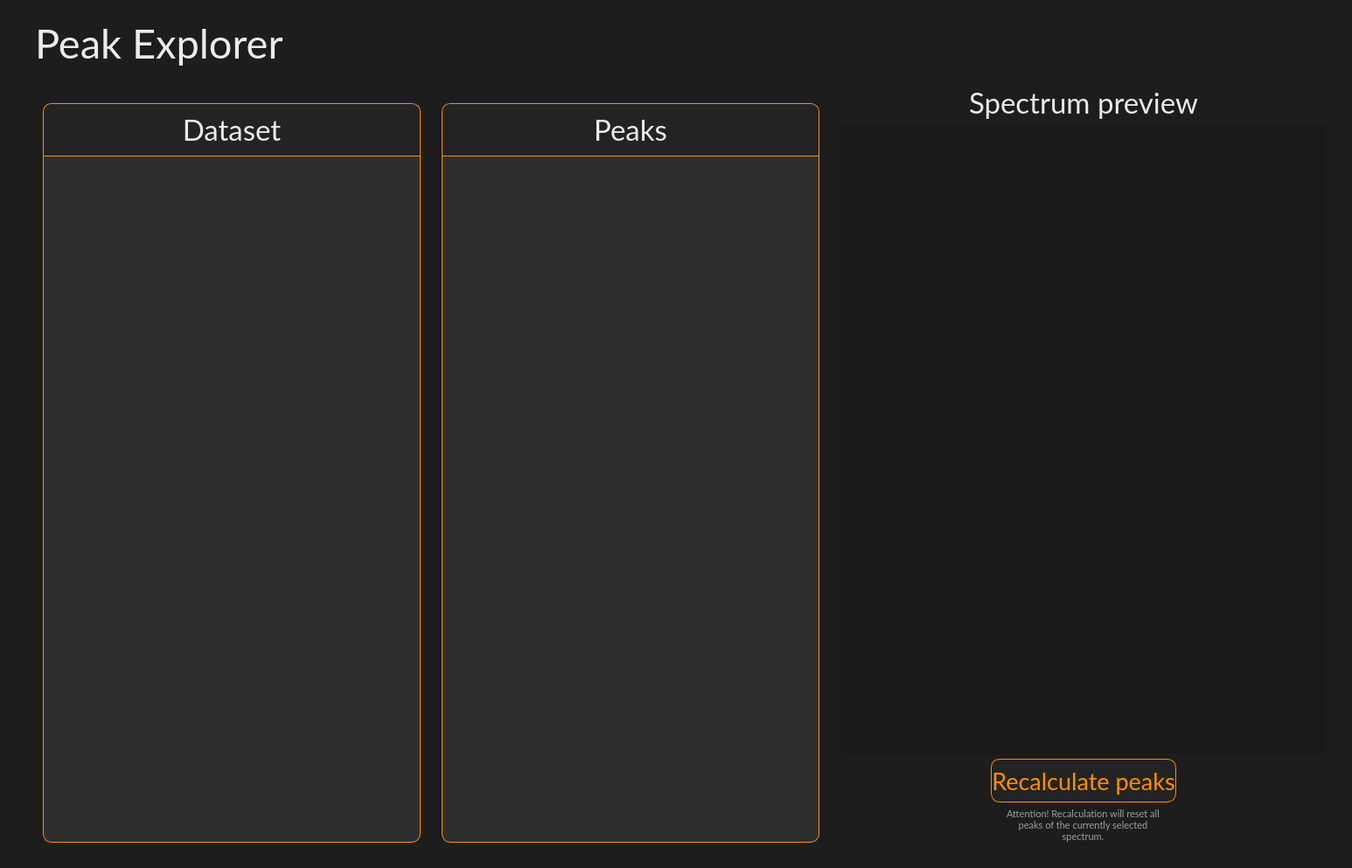
<?xml version="1.0" encoding="UTF-8"?>
<ui version="4.0">
 <class>PeakExplorerWidget</class>
 <widget class="QWidget" name="PeakExplorerWidget">
  <property name="geometry">
   <rect>
    <x>0</x>
    <y>0</y>
    <width>1546</width>
    <height>993</height>
   </rect>
  </property>
  <property name="font">
   <font>
    <fontweight>Black</fontweight>
   </font>
  </property>
  <property name="windowTitle">
   <string>Form</string>
  </property>
  <property name="styleSheet">
   <string notr="true">background-color: #1d1d1d;</string>
  </property>
  <layout class="QVBoxLayout" name="verticalLayout" stretch="0,1">
   <property name="spacing">
    <number>10</number>
   </property>
   <property name="leftMargin">
    <number>40</number>
   </property>
   <property name="topMargin">
    <number>20</number>
   </property>
   <property name="rightMargin">
    <number>20</number>
   </property>
   <property name="bottomMargin">
    <number>20</number>
   </property>
   <item>
    <widget class="QLabel" name="label_header">
     <property name="maximumSize">
      <size>
       <width>16777215</width>
       <height>80</height>
      </size>
     </property>
     <property name="font">
      <font>
       <family>Lato</family>
       <pointsize>35</pointsize>
       <kerning>true</kerning>
      </font>
     </property>
     <property name="styleSheet">
      <string notr="true">color: #ebebeb;</string>
     </property>
     <property name="text">
      <string>Peak Explorer</string>
     </property>
     <property name="alignment">
      <set>Qt::AlignmentFlag::AlignLeading|Qt::AlignmentFlag::AlignLeft|Qt::AlignmentFlag::AlignVCenter</set>
     </property>
    </widget>
   </item>
   <item>
    <widget class="QWidget" name="peakexplorer_container" native="true">
     <layout class="QHBoxLayout" name="horizontalLayout">
      <property name="leftMargin">
       <number>0</number>
      </property>
      <property name="topMargin">
       <number>0</number>
      </property>
      <property name="rightMargin">
       <number>0</number>
      </property>
      <property name="bottomMargin">
       <number>0</number>
      </property>
      <item>
       <widget class="QWidget" name="dataset_container" native="true">
        <property name="maximumSize">
         <size>
          <width>450</width>
          <height>16777215</height>
         </size>
        </property>
        <property name="styleSheet">
         <string notr="true"/>
        </property>
        <layout class="QVBoxLayout" name="verticalLayout_2" stretch="1">
         <property name="spacing">
          <number>10</number>
         </property>
         <property name="leftMargin">
          <number>9</number>
         </property>
         <property name="topMargin">
          <number>30</number>
         </property>
         <property name="bottomMargin">
          <number>9</number>
         </property>
         <item>
          <widget class="QWidget" name="dataset_inner_container" native="true">
           <property name="maximumSize">
            <size>
             <width>16777215</width>
             <height>16777215</height>
            </size>
           </property>
           <property name="font">
            <font>
             <fontweight>Black</fontweight>
            </font>
           </property>
           <property name="styleSheet">
            <string notr="true">QWidget {
	background-color: #2e2e2e;
	border: 1px solid #ff9000;
	border-radius: 10px;
}</string>
           </property>
           <layout class="QVBoxLayout" name="verticalLayout_3" stretch="0,0">
            <property name="spacing">
             <number>0</number>
            </property>
            <property name="leftMargin">
             <number>1</number>
            </property>
            <property name="topMargin">
             <number>1</number>
            </property>
            <property name="rightMargin">
             <number>1</number>
            </property>
            <property name="bottomMargin">
             <number>1</number>
            </property>
            <item>
             <widget class="QLabel" name="label_container_header">
              <property name="minimumSize">
               <size>
                <width>0</width>
                <height>60</height>
               </size>
              </property>
              <property name="maximumSize">
               <size>
                <width>16777215</width>
                <height>60</height>
               </size>
              </property>
              <property name="font">
               <font>
                <family>Lato</family>
                <pointsize>25</pointsize>
               </font>
              </property>
              <property name="styleSheet">
               <string notr="true">border: 0px;
border-bottom: 1px solid #ff9000;
border-top-left-radius: 10px;
border-top-right-radius: 10px;
border-bottom-left-radius: 0px;
border-bottom-right-radius: 0px;
background-color: #232323;
color: #ebebeb;</string>
              </property>
              <property name="text">
               <string>Dataset</string>
              </property>
              <property name="alignment">
               <set>Qt::AlignmentFlag::AlignCenter</set>
              </property>
             </widget>
            </item>
            <item>
             <widget class="QScrollArea" name="scrollArea_dataset">
              <property name="styleSheet">
               <string notr="true">border: 0px;
background-color: transparent;
</string>
              </property>
              <property name="widgetResizable">
               <bool>true</bool>
              </property>
              <widget class="QWidget" name="scrollArea_dataset_Contents">
               <property name="geometry">
                <rect>
                 <x>0</x>
                 <y>0</y>
                 <width>430</width>
                 <height>787</height>
                </rect>
               </property>
               <layout class="QVBoxLayout" name="verticalLayout_4">
                <item>
                 <spacer name="verticalSpacer">
                  <property name="orientation">
                   <enum>Qt::Orientation::Vertical</enum>
                  </property>
                  <property name="sizeHint" stdset="0">
                   <size>
                    <width>20</width>
                    <height>585</height>
                   </size>
                  </property>
                 </spacer>
                </item>
               </layout>
              </widget>
             </widget>
            </item>
           </layout>
          </widget>
         </item>
        </layout>
       </widget>
      </item>
      <item>
       <widget class="QWidget" name="peak_container" native="true">
        <property name="maximumSize">
         <size>
          <width>450</width>
          <height>16777215</height>
         </size>
        </property>
        <property name="styleSheet">
         <string notr="true"/>
        </property>
        <layout class="QVBoxLayout" name="verticalLayout_5" stretch="1">
         <property name="spacing">
          <number>10</number>
         </property>
         <property name="leftMargin">
          <number>9</number>
         </property>
         <property name="topMargin">
          <number>30</number>
         </property>
         <property name="bottomMargin">
          <number>9</number>
         </property>
         <item>
          <widget class="QWidget" name="peak_inner_container" native="true">
           <property name="maximumSize">
            <size>
             <width>16777215</width>
             <height>16777215</height>
            </size>
           </property>
           <property name="font">
            <font>
             <fontweight>Black</fontweight>
            </font>
           </property>
           <property name="styleSheet">
            <string notr="true">QWidget {
	background-color: #2e2e2e;
	border: 1px solid #ff9000;
	border-radius: 10px;
}</string>
           </property>
           <layout class="QVBoxLayout" name="verticalLayout_6" stretch="0,0">
            <property name="spacing">
             <number>0</number>
            </property>
            <property name="leftMargin">
             <number>1</number>
            </property>
            <property name="topMargin">
             <number>1</number>
            </property>
            <property name="rightMargin">
             <number>1</number>
            </property>
            <property name="bottomMargin">
             <number>1</number>
            </property>
            <item>
             <widget class="QLabel" name="label_container_header_2">
              <property name="minimumSize">
               <size>
                <width>0</width>
                <height>60</height>
               </size>
              </property>
              <property name="maximumSize">
               <size>
                <width>16777215</width>
                <height>60</height>
               </size>
              </property>
              <property name="font">
               <font>
                <family>Lato</family>
                <pointsize>25</pointsize>
               </font>
              </property>
              <property name="styleSheet">
               <string notr="true">border: 0px;
border-bottom: 1px solid #ff9000;
border-top-left-radius: 10px;
border-top-right-radius: 10px;
border-bottom-left-radius: 0px;
border-bottom-right-radius: 0px;
background-color: #232323;
color: #ebebeb;</string>
              </property>
              <property name="text">
               <string>Peaks</string>
              </property>
              <property name="alignment">
               <set>Qt::AlignmentFlag::AlignCenter</set>
              </property>
             </widget>
            </item>
            <item>
             <widget class="QScrollArea" name="scrollArea_peak">
              <property name="styleSheet">
               <string notr="true">border: 0px;
background-color: transparent;
</string>
              </property>
              <property name="widgetResizable">
               <bool>true</bool>
              </property>
              <widget class="QWidget" name="scrollArea_peak_Contents">
               <property name="geometry">
                <rect>
                 <x>0</x>
                 <y>0</y>
                 <width>430</width>
                 <height>787</height>
                </rect>
               </property>
               <layout class="QGridLayout" name="gridLayout">
                <item row="0" column="0">
                 <spacer name="verticalSpacer_2">
                  <property name="orientation">
                   <enum>Qt::Orientation::Vertical</enum>
                  </property>
                  <property name="sizeHint" stdset="0">
                   <size>
                    <width>20</width>
                    <height>585</height>
                   </size>
                  </property>
                 </spacer>
                </item>
               </layout>
              </widget>
             </widget>
            </item>
           </layout>
          </widget>
         </item>
        </layout>
       </widget>
      </item>
      <item>
       <widget class="QWidget" name="preview_container" native="true">
        <property name="styleSheet">
         <string notr="true"/>
        </property>
        <layout class="QVBoxLayout" name="verticalLayout_7">
         <item>
          <widget class="QLabel" name="label_preview">
           <property name="maximumSize">
            <size>
             <width>16777215</width>
             <height>40</height>
            </size>
           </property>
           <property name="font">
            <font>
             <family>Lato</family>
             <pointsize>25</pointsize>
            </font>
           </property>
           <property name="styleSheet">
            <string notr="true">color: #ebebeb;</string>
           </property>
           <property name="text">
            <string>Spectrum preview</string>
           </property>
           <property name="alignment">
            <set>Qt::AlignmentFlag::AlignCenter</set>
           </property>
          </widget>
         </item>
         <item>
          <widget class="QWidget" name="preview_image" native="true">
           <property name="styleSheet">
            <string notr="true">background-color: #191919;
 border: none;</string>
           </property>
          </widget>
         </item>
         <item alignment="Qt::AlignmentFlag::AlignHCenter">
          <widget class="QPushButton" name="pushButton_recalculate_peaks">
           <property name="enabled">
            <bool>true</bool>
           </property>
           <property name="minimumSize">
            <size>
             <width>0</width>
             <height>50</height>
            </size>
           </property>
           <property name="maximumSize">
            <size>
             <width>350</width>
             <height>16777215</height>
            </size>
           </property>
           <property name="font">
            <font>
             <family>Lato</family>
             <pointsize>20</pointsize>
            </font>
           </property>
           <property name="cursor">
            <cursorShape>PointingHandCursor</cursorShape>
           </property>
           <property name="mouseTracking">
            <bool>true</bool>
           </property>
           <property name="tabletTracking">
            <bool>false</bool>
           </property>
           <property name="styleSheet">
            <string notr="true">QPushButton {
    border: 1px solid #ff9000;
    background-color: #232323; 
    color: #ff9000;
    border-radius: 10px;
}

QPushButton:hover {
background-color: #131313;
}</string>
           </property>
           <property name="text">
            <string>Recalculate peaks</string>
           </property>
           <property name="autoDefault">
            <bool>false</bool>
           </property>
           <property name="default">
            <bool>false</bool>
           </property>
          </widget>
         </item>
         <item alignment="Qt::AlignmentFlag::AlignHCenter">
          <widget class="QLabel" name="label_recalculation_info">
           <property name="maximumSize">
            <size>
             <width>350</width>
             <height>40</height>
            </size>
           </property>
           <property name="font">
            <font>
             <family>Lato</family>
             <pointsize>8</pointsize>
            </font>
           </property>
           <property name="styleSheet">
            <string notr="true">color: #9e9e9e;</string>
           </property>
           <property name="text">
            <string>Attention! Recalculation will reset all peaks of the currently selected spectrum.</string>
           </property>
           <property name="alignment">
            <set>Qt::AlignmentFlag::AlignCenter</set>
           </property>
           <property name="wordWrap">
            <bool>true</bool>
           </property>
          </widget>
         </item>
        </layout>
       </widget>
      </item>
     </layout>
    </widget>
   </item>
  </layout>
 </widget>
 <resources/>
 <connections/>
</ui>
